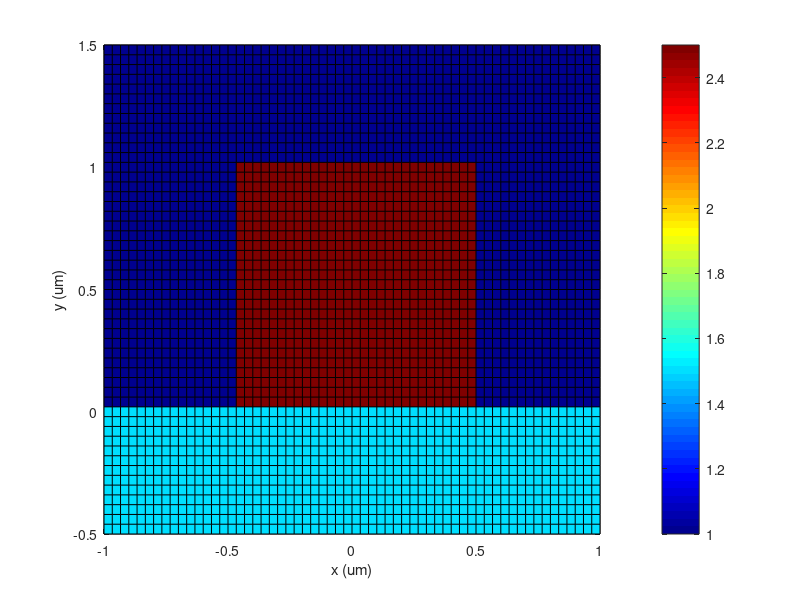

Recreate this plot in MATLAB. (Note: this script raises an error after producing the figure.)
%%%%%%%%%%%%%%%%%%%%%%%%%%%%%%%%%%%%%%%%%%%%%%%%%%%%%%%%%%%%%%%%%%%%%%%%%%%
%%%%%%%%%%%%%%%%%%%%%% last update 31Jan2018, lne %%%%%%%%%%%%%%%%%%%%%%%%%
%%%%%%%%%%%%%%%%%%%%%%%%%%%%%%%%%%%%%%%%%%%%%%%%%%%%%%%%%%%%%%%%%%%%%%%%%%%

clear all
close all
clc

%%%%%%%%%%%%%%%%%%%%%%%%%%%%%%%%%%%%%%%%%%%%%%%%%%%%%%%%%%%%%%%%%%%%%%%%%%%
%%%%%%%%%%%%%%%%%%%%%%%%% Solving Parameters %%%%%%%%%%%%%%%%%%%%%%%%%%%%%%
%%%%%%%%%%%%%%%%%%%%%%%%%%%%%%%%%%%%%%%%%%%%%%%%%%%%%%%%%%%%%%%%%%%%%%%%%%%

lambda=1.55E-6;       %% Wavelength (meter)

neff_guess=2;         %% Guess of the effective index solutions (NOT WORKING)
neff_min=1.5;         %% filter the solutions where the effective index is superior than
neff_max=4;           %% filter the solutions where the effective index is inferior than
nmodes=10;            %% number of solutions asked 

AbsorbingBoundaryCondition=0;     %% 0 or 1

%%%%%%%%%%%%%%%%%%%%%%%%%%%%%%%%%%%%%%%%%%%%%%%%%%%%%%%%%%%%%%%%%%%%%%%%%%%
%%%%%%%%%%%%%%%%%%%%%%%%%% Plotting parameter %%%%%%%%%%%%%%%%%%%%%%%%%%%%%
%%%%%%%%%%%%%%%%%%%%%%%%%%%%%%%%%%%%%%%%%%%%%%%%%%%%%%%%%%%%%%%%%%%%%%%%%%%

AAbs=0;               %% Plot abs(E,H)
RReal=1;              %% Plot real(E,H)
IImag=1;              %% Plot imag(E,H)

plotEx=1;
plotEy=1;
plotEz=0;
plotHx=0;
plotHy=0;
plotHz=0;

%%%%%%%%%%%%%%%%%%%%%%%%%%%%%%%%%%%%%%%%%%%%%%%%%%%%%%%%%%%%%%%%%%%%%%%%%%%
%%%%%%%%%%%%%%%%%%%%%%%%%%%%% Grid definition %%%%%%%%%%%%%%%%%%%%%%%%%%%%%
%%%%%%%%%%%%%%%%%%%%%%%%%%%%%%%%%%%%%%%%%%%%%%%%%%%%%%%%%%%%%%%%%%%%%%%%%%%

Nx=61;                %% number of points in the direction x
Ny=51;                %% number of points in the direction y

Dx=1E-6;              %% map
Dy=4E-6;              %% map

x = linspace(-Dx, Dx, Nx);
%y = linspace(-Dy/1.02, Dy, Ny);
y = linspace(-0.5e-6, 1.5e-6, Ny);
dx = x(2)-x(1);
dy = y(2)-y(1);

[X,Y] = meshgrid(x,y);

%%%%%%%%%%%%%%%%%%%%%%%%%%%%%%%%%%%%%%%%%%%%%%%%%%%%%%%%%%%%%%%%%%%%%%%%%%%
%%%%%%%%%%%%%%%%%%%%%%% Optical index definition %%%%%%%%%%%%%%%%%%%%%%%%%%
%%%%%%%%%%%%%%%%%%%%%%%%%%%%%%%%%%%%%%%%%%%%%%%%%%%%%%%%%%%%%%%%%%%%%%%%%%%

Lx=1e-6;
Ly=1e-6;

x0=0;y0=Ly/2;

idx  = 1 > abs((X-x0)/Lx*2);
idy  = 1 > abs((Y-y0)/Ly*2);
idXY = idx.*idy ;

n = (2.5)*idXY + (1)*(1-idXY);  %% ridge optical index

n(Y<=0)=1.5+0i;                %% substrate optical index

%%%%%%%%%%%%%%%%%%%%%%%%%%%%%%%%%%%%%%%%%%%%%%%%%%%%%%%%%%%%%%%%%%%%%%%%%%%
%%%%%%%%%%%%%%%%%%%%%%%%%%%%%%%%%%%%%%%%%%%%%%%%%%%%%%%%%%%%%%%%%%%%%%%%%%%
%%%%%%%%%%%%%%%%%%%%%%%%%%%%%%%%%%%%%%%%%%%%%%%%%%%%%%%%%%%%%%%%%%%%%%%%%%%

if AbsorbingBoundaryCondition==1
    LOSS=1;
    n(:,1)         = n(:,1)         + LOSS*i;
    n(:,end)       = n(:,end)       + LOSS*i;
    n(1,2:end-1)   = n(1,2:end-1)   + LOSS*i;
    n(end,2:end-1) = n(end,2:end-1) + LOSS*i;
end

eps=n.^2;

%%%%%%%%%%%%%%%%%%%%%%%%%%%%%%%%%%%%%%%%%%%%%%%%%%%%%%%%%%%%%%%%%%%%%%%%%%%
%%%%%%%%%%%%%%%%%%%%%%%%%%%%%%%%%%%%%%%%%%%%%%%%%%%%%%%%%%%%%%%%%%%%%%%%%%% 

figure('position',[100 500 700 500])
pcolor(x*1e6,y*1e6,abs(n))
%pcolor(x*1e6,y*1e6,abs(eps))
xlabel('x (um)')
ylabel('y (um)')
colormap(jet)
colorbar
%shading flat
%break

%%%%%%%%%%%%%%%%%%%%%%%%%%%%%%%%%%%%%%%%%%%%%%%%%%%%%%%%%%%%%%%%%%%%%%%%%%%
%%%%%%%%%%%%%%%%%%%%%%%%%%%%%%%%%%%%%%%%%%%%%%%%%%%%%%%%%%%%%%%%%%%%%%%%%%%
%%%%%%%%%%%%%%%%%%%%%%%%%%%%%%%%%%%%%%%%%%%%%%%%%%%%%%%%%%%%%%%%%%%%%%%%%%%
Hx=[];Hy=[];Hz=[];Ex=[];Ey=[];Ez=[];

[Ex,Ey,neff]=WG2D_SolveExEy_f(x,y,eps,lambda,nmodes,neff_guess,neff_min,neff_max);

display(strcat('neff = ',num2str(neff,'%.5f')   ));

if plotEz==1;
  for i=1:length(neff)
      Ez(:,:,i)=WG2D_GetEz_f(x,y,Ex(:,:,i),Ey(:,:,i),eps,neff(i),lambda);
  end
end

if plotHx==1 || plotHy==1 || plotHz==1;
  for i=1:length(neff)
      [Hx(:,:,i),Hy(:,:,i),Hz(:,:,i)]=WG2D_GetHxHyHz_f(x,y,Ex(:,:,i),Ey(:,:,i),eps,neff(i),lambda);
  end
end

%%%%%%%%%%%%%%%%%%%%%%%%%%%%%%%%%%%%%%%%%%%%%%%%%%%%%%%%%%%%%%%%%%%%%%%%%%%
%%%%%%%%%%%%%%%%%%%%%%%%%%%%%%%%%%%%%%%%%%%%%%%%%%%%%%%%%%%%%%%%%%%%%%%%%%%
%%%%%%%%%%%%%%%%%%%%%%%%%%%%%%%%% Figures %%%%%%%%%%%%%%%%%%%%%%%%%%%%%%%%%
%%%%%%%%%%%%%%%%%%%%%%%%%%%%%%%%%%%%%%%%%%%%%%%%%%%%%%%%%%%%%%%%%%%%%%%%%%%
%%%%%%%%%%%%%%%%%%%%%%%%%%%%%%%%%%%%%%%%%%%%%%%%%%%%%%%%%%%%%%%%%%%%%%%%%%%

if AAbs==1
  HHx=abs(Hx);HHy=abs(Hy);HHz=abs(Hz);
  EEx=abs(Ex);EEy=abs(Ey);EEz=abs(Ez);
end
if RReal==1
  HHx=real(Hx);HHy=real(Hy);HHz=real(Hz);
  EEx=real(Ex);EEy=real(Ey);EEz=real(Ez);  
end
if IImag==1
  HHx=imag(Hx);HHy=imag(Hy);HHz=imag(Hz);
  EEx=imag(Ex);EEy=imag(Ey);EEz=imag(Ez);
end

%%%%%%%%%%%%%%%%%%%%%%%%%%%%%%%%%%%%%%%%%%%%%%%%%%%%%%%%%%%%%%%%%%%%%%%%%%%
%%%%%%%%%%%%%%%%%%%%%%%%%%%%%%%%%%%%%%%%%%%%%%%%%%%%%%%%%%%%%%%%%%%%%%%%%%%
%%%%%%%%%%%%%%%%%%%%%%%%%%%%%%%%%%%%%%%%%%%%%%%%%%%%%%%%%%%%%%%%%%%%%%%%%%%

X0fig=-1900; Y0fig=100;
Wfig=1800;Hfig=1000;

if plotEx==1

figure('Name','Ex','position',[X0fig Y0fig Wfig Hfig])

for i=1:length(neff)
    
    subplot(2,6,i)
    hold on
    A=EEx(:,:,i);
    pcolor(x*1e6,y*1e6,A/max(abs(A(:))))
    contour(x*1e6,y*1e6,abs(n),1,'linewidth',2,'linecolor','w')
    plot([-1 1]*Dx*1e6,[0 0],'w','linewidth',2)
    
    if RReal==1 || IImag==1
        caxis([-1 1])
    elseif AAbs==1
        caxis([0 1])
    end
    
    title(  strcat('neff=',  num2str( neff(i) ,'%.3f'),',  Ex'  )    )
    shading flat
    xlabel('x (um)')
    ylabel('y (um)')
    colormap(jet)
    colorbar
 
end
end

%%%%%%%%%%%%%%%%%%%%%%%%%%%%%%%%%%%%%%%%%%%%%%%%%%%%%%%%%%%%%%%%%%%%%%%%%%%
%%%%%%%%%%%%%%%%%%%%%%%%%%%%%%%%%%%%%%%%%%%%%%%%%%%%%%%%%%%%%%%%%%%%%%%%%%%
%%%%%%%%%%%%%%%%%%%%%%%%%%%%%%%%%%%%%%%%%%%%%%%%%%%%%%%%%%%%%%%%%%%%%%%%%%%

if plotEy==1
  
figure('Name','Ey','position',[X0fig Y0fig Wfig Hfig])

for i=1:length(neff)

    subplot(2,6,i)
    hold on
    A=EEy(:,:,i);
    pcolor(x*1e6,y*1e6,A/max(abs(A(:))))
    contour(x*1e6,y*1e6,abs(n),1,'linewidth',2,'linecolor','w')
    
    if RReal==1 || IImag==1
        caxis([-1 1])
    elseif AAbs==1
        caxis([0 1])
    end
    
    title(  strcat('neff=',  num2str( neff(i) ,'%.3f'),',  Ey'  )    )
    shading flat
    xlabel('x (um)')
    ylabel('y (um)')
    colormap(jet)
    colorbar
 
end
end

%%%%%%%%%%%%%%%%%%%%%%%%%%%%%%%%%%%%%%%%%%%%%%%%%%%%%%%%%%%%%%%%%%%%%%%%%%%
%%%%%%%%%%%%%%%%%%%%%%%%%%%%%%%%%%%%%%%%%%%%%%%%%%%%%%%%%%%%%%%%%%%%%%%%%%%
%%%%%%%%%%%%%%%%%%%%%%%%%%%%%%%%%%%%%%%%%%%%%%%%%%%%%%%%%%%%%%%%%%%%%%%%%%%

if plotEz==1

figure('Name','Ez','position',[X0fig Y0fig Wfig Hfig])

for i=1:length(neff)

    subplot(2,6,i)
    hold on
    A=EEz(:,:,i);
    pcolor(x*1e6,y*1e6,A/max(abs(A(:))))
    contour(x*1e6,y*1e6,abs(n),1,'linewidth',2,'linecolor','w')
    
    if RReal==1 || IImag==1
        caxis([-1 1])
    elseif AAbs==1
        caxis([0 1])
    end
    
    title(  strcat('neff=',  num2str( neff(i) ,'%.3f'),',  Ez'  )    )
    shading flat
    xlabel('x (um)')
    ylabel('y (um)')
    colormap(jet)
    colorbar
 
end
end

%%%%%%%%%%%%%%%%%%%%%%%%%%%%%%%%%%%%%%%%%%%%%%%%%%%%%%%%%%%%%%%%%%%%%%%%%%%
%%%%%%%%%%%%%%%%%%%%%%%%%%%%%%%%%%%%%%%%%%%%%%%%%%%%%%%%%%%%%%%%%%%%%%%%%%%
%%%%%%%%%%%%%%%%%%%%%%%%%%%%%%%%%%%%%%%%%%%%%%%%%%%%%%%%%%%%%%%%%%%%%%%%%%%

if plotHx==1

figure('Name','Hx','position',[X0fig Y0fig Wfig Hfig])

for i=1:length(neff)
    
    subplot(2,6,i)
    hold on
    A=HHx(:,:,i);
    pcolor(x*1e6,y*1e6,A/max(abs(A(:))))
    contour(x*1e6,y*1e6,abs(n),1,'linewidth',2,'linecolor','w')
    plot([-1 1]*Dx*1e6,[0 0],'w','linewidth',2)
    
    if RReal==1 || IImag==1
        caxis([-1 1])
    elseif AAbs==1
        caxis([0 1])
    end
    
    title(  strcat('neff=',  num2str( neff(i) ,'%.3f'),',  Hx'  )    )
    shading flat
    xlabel('x (um)')
    ylabel('y (um)')
    colormap(jet)
    colorbar
 
end
end

%%%%%%%%%%%%%%%%%%%%%%%%%%%%%%%%%%%%%%%%%%%%%%%%%%%%%%%%%%%%%%%%%%%%%%%%%%%
%%%%%%%%%%%%%%%%%%%%%%%%%%%%%%%%%%%%%%%%%%%%%%%%%%%%%%%%%%%%%%%%%%%%%%%%%%%
%%%%%%%%%%%%%%%%%%%%%%%%%%%%%%%%%%%%%%%%%%%%%%%%%%%%%%%%%%%%%%%%%%%%%%%%%%%

if plotHy==1
  
figure('Name','Hy','position',[X0fig Y0fig Wfig Hfig])

for i=1:length(neff)

    subplot(2,6,i)
    hold on
    A=HHy(:,:,i);
    pcolor(x*1e6,y*1e6,A/max(abs(A(:))))
    contour(x*1e6,y*1e6,abs(n),1,'linewidth',2,'linecolor','w')
    
    if RReal==1 || IImag==1
        caxis([-1 1])
    elseif AAbs==1
        caxis([0 1])
    end
    
    title(  strcat('neff=',  num2str( neff(i) ,'%.3f'),',  Hy'  )    )
    shading flat
    xlabel('x (um)')
    ylabel('y (um)')
    colormap(jet)
    colorbar
 
end
end

%%%%%%%%%%%%%%%%%%%%%%%%%%%%%%%%%%%%%%%%%%%%%%%%%%%%%%%%%%%%%%%%%%%%%%%%%%%
%%%%%%%%%%%%%%%%%%%%%%%%%%%%%%%%%%%%%%%%%%%%%%%%%%%%%%%%%%%%%%%%%%%%%%%%%%%
%%%%%%%%%%%%%%%%%%%%%%%%%%%%%%%%%%%%%%%%%%%%%%%%%%%%%%%%%%%%%%%%%%%%%%%%%%%

if plotHz==1

figure('Name','Hz','position',[X0fig Y0fig Wfig Hfig])

for i=1:length(neff)

    subplot(2,6,i)
    hold on
    A=HHz(:,:,i);
    pcolor(x*1e6,y*1e6,A/max(abs(A(:))))
    contour(x*1e6,y*1e6,abs(n),1,'linewidth',2,'linecolor','w')
    
    if RReal==1 || IImag==1
        caxis([-1 1])
    elseif AAbs==1
        caxis([0 1])
    end
    
    title(  strcat('neff=',  num2str( neff(i) ,'%.3f'),',  Hz'  )    )
    shading flat
    xlabel('x (um)')
    ylabel('y (um)')
    colormap(jet)
    colorbar
 
end
end

%%%%%%%%%%%%%%%%%%%%%%%%%%%%%%%%%%%%%%%%%%%%%%%%%%%%%%%%%%%%%%%%%%%%%%%%%%%
%%%%%%%%%%%%%%%%%%%%%%%%%%%%%%%%%%%%%%%%%%%%%%%%%%%%%%%%%%%%%%%%%%%%%%%%%%%
%%%%%%%%%%%%%%%%%%%%%%%%%%%%%%%%%%%%%%%%%%%%%%%%%%%%%%%%%%%%%%%%%%%%%%%%%%%